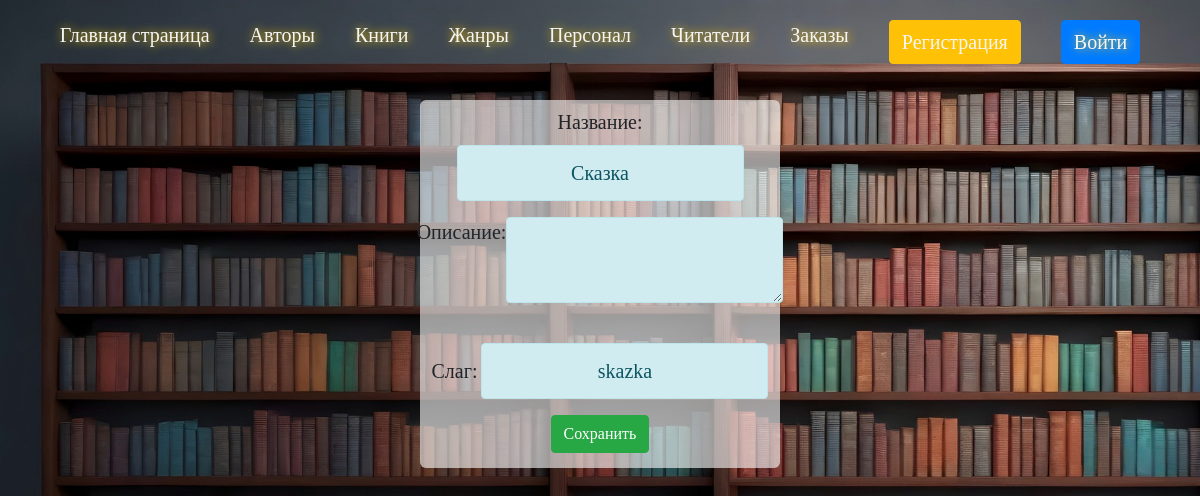
Before: /genres/list/update/1 with the older database file.
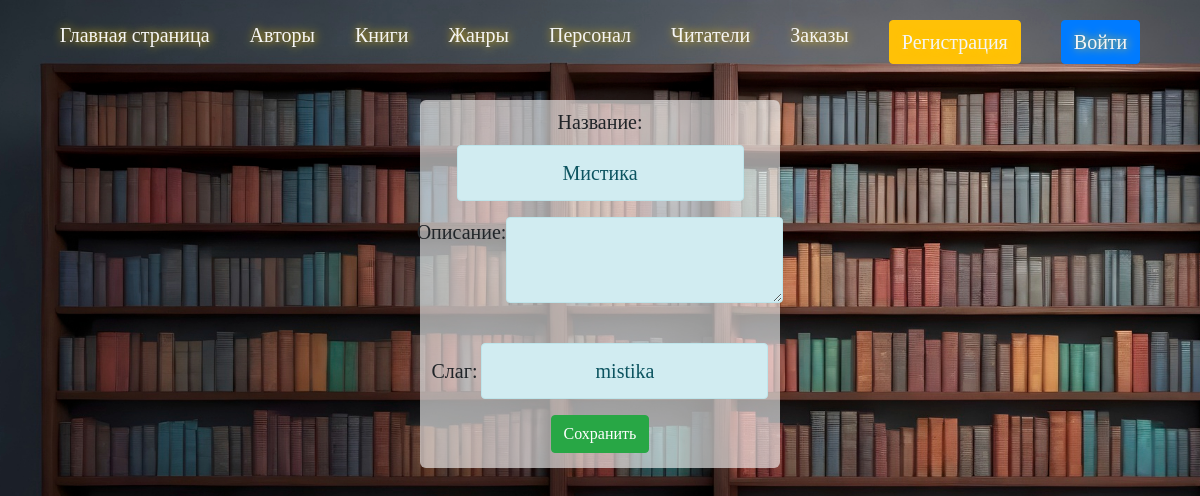
After: the same page with the newer database file.
### genres/models.py (models this page shows, shortened)
class Genres(models.Model):
    name = models.CharField(max_length=255)
    description = models.TextField(default='description')
    slug = models.SlugField(default="", null=False)

### genres/views.py (the view)
# urls.py: path('genres/list/update/<int:pk>',views.genre_update, name="genre_update"),
def genre_update(request,pk):     #Функция обновления жанров    02/10/2024
    genres = get_object_or_404(Genres,pk=pk)
    if request.method=='POST':
        genres.name = request.POST.get('name',genres.name)
        genres.description = request.POST.get('description',genres.description)
        genres.slug = request.POST.get('slug',genres.slug)
        genres.save()
        return redirect('genres_list')
    return render(request,'genres/genre_update.html',{'genres':genres})

### genres/templates/genres/genre_update.html (shortened to what this page needs)
{% extends 'base.html' %}
{% block header %}
<div class="box-update-genre">
<form method="post" enctype="multipart/form-data">
    <label for="name">Название:</label>
    <input class="alert alert-info" type="text" name="name" id="name" value="{{genres.name}}"><br>
    <div class="genre-descr">
        <label for="description">Описание: </label>
        <textarea class="alert alert-info" type="text" name="description" id="description" value="{{genres.description}}"></textarea>
    </div><br>
    <label for="slug">Слаг: </label>
    <input class="alert alert-info" type="text" name="slug" id="slug" value="{{genres.slug}}"><br>
    <button class="btn btn-success" type="submit">Сохранить</button>
</form>
</div>
{% endblock %}

Changed rows visible on the page:
changed Genres: name "Сказка" → "Мистика"; slug "skazka" → "mistika"
